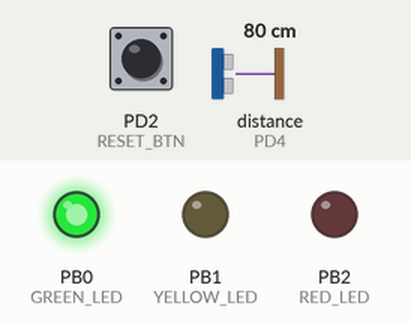
The program below on a simulated ATmega328P, built with avr-gcc and emulated at 16 MHz (the files do not name the chip). On the bench: output pins drawn as LEDs (lit = HIGH). Wiring (inferred from the names in the program): ultrasonic range finder: trigger PD3; echo PD4. The test bench sets the inputs (shaded band); at power-on: PD2 (RESET_BTN) HIGH, distance to the obstacle (sensor on PD4) 80 cm. The echo pulse lasts 58.3 µs per cm; pins used as bus, display or sensor lines are not drawn.

Above: at 0.1 s.
Timing chart, 0 to 1.6 s (numbered marks = the images above):
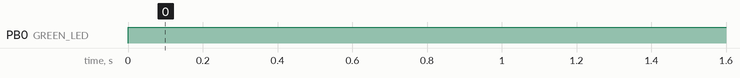

Measured:
- by itself, PB0 (GREEN_LED): LOW → HIGH at 0.00 s

The program:

main.cpp
```cpp
#define F_CPU 16000000UL

#include <avr/io.h>
#include <util/delay.h>

// -------------------- Pin Definitions --------------------
#define TRIG PD3
#define ECHO PD4

#define GREEN_LED PB0
#define YELLOW_LED PB1
#define RED_LED PB2

#define RESET_BTN PD2

// -------------------- Parking Variables --------------------
const uint8_t initial_capacity = 10;

uint8_t vehicles_entered = 0;
uint8_t available_slots = 10;

// State change detection
uint8_t previous_vehicle_state = 0;

// ---------------------------------------------------------
// Generate trigger pulse
// ---------------------------------------------------------
void ultrasonic_trigger()
{
    PORTD &= ~(1 << TRIG);
    _delay_us(2);

    PORTD |= (1 << TRIG);
    _delay_us(10);

    PORTD &= ~(1 << TRIG);
}

// ---------------------------------------------------------
// Measure Echo pulse width
// ---------------------------------------------------------
uint32_t ultrasonic_read()
{
    uint32_t count = 0;

    ultrasonic_trigger();

    // Wait for echo HIGH
    while (!(PIND & (1 << ECHO)));

    // Measure HIGH duration
    while (PIND & (1 << ECHO))
    {
        count++;
        _delay_us(1);
    }

    return count;
}

// ---------------------------------------------------------
// Calculate distance (cm)
// ---------------------------------------------------------
uint16_t get_distance_cm()
{
    uint32_t pulse_width = ultrasonic_read();

    uint16_t distance = pulse_width / 58;

    return distance;
}

// ---------------------------------------------------------
// LED Status Update
// ---------------------------------------------------------
void update_leds()
{
    PORTB &= ~((1 << GREEN_LED) |
               (1 << YELLOW_LED) |
               (1 << RED_LED));

    if (available_slots > (initial_capacity / 2))
    {
        PORTB |= (1 << GREEN_LED);
    }
    else if (available_slots > 0)
    {
        PORTB |= (1 << YELLOW_LED);
    }
    else
    {
        PORTB |= (1 << RED_LED);
    }
}

// ---------------------------------------------------------
// Main Program
// ---------------------------------------------------------
int main()
{
    // LEDs as outputs
    DDRB |= (1 << GREEN_LED) |
            (1 << YELLOW_LED) |
            (1 << RED_LED);

    // Trigger output
    DDRD |= (1 << TRIG);

    // Echo input
    DDRD &= ~(1 << ECHO);

    // Button input
    DDRD &= ~(1 << RESET_BTN);

    // Enable internal pull-up for button
    PORTD |= (1 << RESET_BTN);

    update_leds();

    while (1)
    {
        // -------- Reset Button --------
        if (!(PIND & (1 << RESET_BTN)))
        {
            vehicles_entered = 0;
            available_slots = initial_capacity;

            update_leds();

            _delay_ms(300);
        }

        // -------- Vehicle Detection --------
        uint16_t distance = get_distance_cm();

        uint8_t current_vehicle_state = 0;

        // Vehicle detected if within 15 cm
        if (distance < 15)
        {
            current_vehicle_state = 1;
        }

        // State change detection
        if (current_vehicle_state == 1 &&
            previous_vehicle_state == 0)
        {
            if (vehicles_entered < initial_capacity)
            {
                vehicles_entered++;

                available_slots =
                    initial_capacity - vehicles_entered;

                update_leds();
            }
        }

        previous_vehicle_state = current_vehicle_state;

        _delay_ms(100);
    }
}
```
